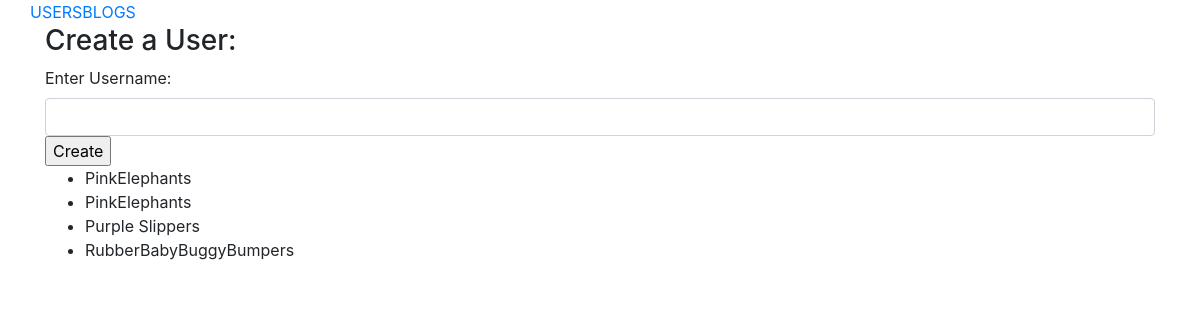
The page / on the database its author committed.
### BlogApp/models.py (models this page shows)
class User(models.Model):
    Username = models.CharField(max_length = 35)
    updated_at = models.DateTimeField(auto_now=True)
    created_at = models.DateTimeField(auto_now_add=True)

### BlogApp/views.py (the view)
# urls.py: path('', views.index),
def index(request):
    context = {
        "all_users": User.objects.all()
    }
    return render(request, "index.html", context)

### BlogApp/templates/index.html (shortened to what this page needs)
{% extends "base.html" %}
{% block content %}
        <div class="row">
            <div class="col">
                <h3>Create a User:</h3>
                <form action="/create_user" method="POST">
                    <label for="username">Enter Username:</label>
                    <input type="text" name="username" class="form-control">
                    <input type="submit" value="Create">
                </form>
            </div>
        </div>
        <div class="row">
            <div class="col">
                <ul>
                {% for user in all_users %}
                    <li>{{ user.Username }}</li>
                {% endfor %}
                </ul>
            </div>
        </div>
{% endblock %}

### rows shown on the page
User: Username "PinkElephants"
User: Username "PinkElephants"
User: Username "Purple Slippers"
User: Username "RubberBabyBuggyBumpers"
